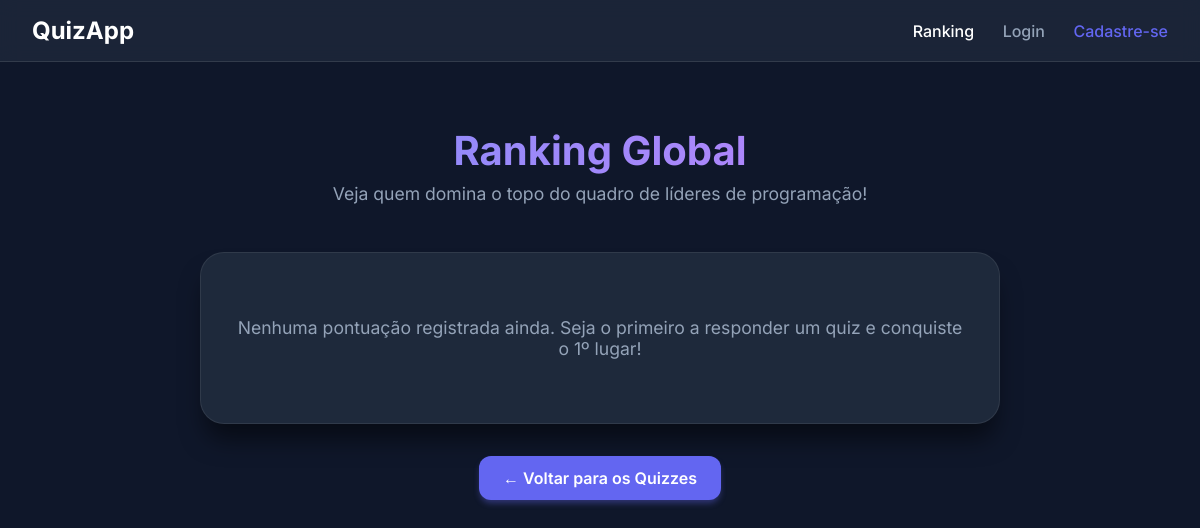
/ranking/, run on an earlier commit of the app's database.
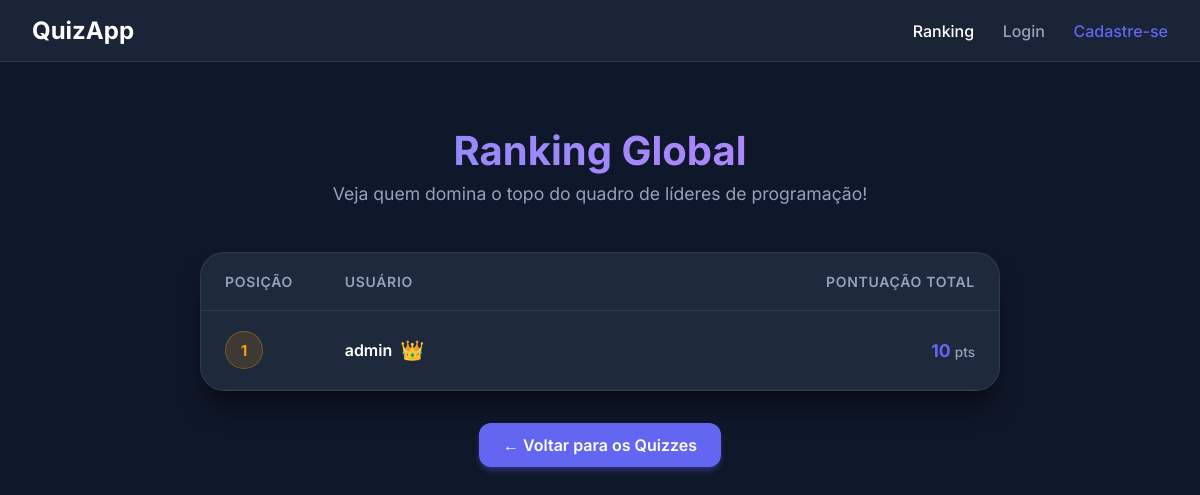
And on a later commit of the database.
### quizzes/models.py (models this page shows, shortened)
class UserScore(models.Model):
    from django.contrib.auth.models import User
    user = models.OneToOneField(User, on_delete=models.CASCADE, related_name="score_profile")
    score = models.IntegerField(default=0)

### quizzes/views.py (the view)
# urls.py: path("ranking/", views.ranking, name="ranking"),
def ranking(request):
    from .models import UserScore
    scores = UserScore.objects.select_related("user").order_by("-score")[:20]
    return render(request, "quizzes/ranking.html", {"scores": scores})

### quizzes/templates/quizzes/ranking.html (shortened to what this page needs)
<!DOCTYPE html>
<html lang="pt-br">
<head>
</head>
<body>
    <nav>
        <a href="/" class="logo">QuizApp</a>
        <div class="nav-links">
            <a href="{% url 'quizzes:ranking' %}" style="color: white;">Ranking</a>
            {% if user.is_authenticated %}
                <span>Olá, <strong>{{ user.username }}</strong></span>
                {% if user.is_staff %}
                    <a href="/admin">Painel Admin</a>
                {% endif %}
                <a href="{% url 'logout' %}">Logout</a>
            {% else %}
                <a href="{% url 'login' %}">Login</a>
                <a href="{% url 'register' %}" style="color: var(--primary)">Cadastre-se</a>
            {% endif %}
        </div>
    </nav>
    <div class="container">
        <h1>Ranking Global</h1>
        <div class="subtitle">Veja quem domina o topo do quadro de líderes de programação!</div>
        <div class="leaderboard-card">
            {% if scores %}
                <table class="leaderboard-table">
                    <thead>
                        <tr>
                            <th style="width: 15%">Posição</th>
                            <th style="width: 55%">Usuário</th>
                            <th style="width: 30%; text-align: right;">Pontuação Total</th>
                        </tr>
                    </thead>
                    <tbody>
                        {% for item in scores %}
                            <tr class="leaderboard-row">
                                <td>
                                    {% if forloop.counter == 1 %}
                                        <span class="rank-badge rank-1">1</span>
                                    {% elif forloop.counter == 2 %}
                                        <span class="rank-badge rank-2">2</span>
                                    {% elif forloop.counter == 3 %}
                                        <span class="rank-badge rank-3">3</span>
                                    {% else %}
                                        <span class="rank-badge rank-other">{{ forloop.counter }}</span>
                                    {% endif %}
                                </td>
                                <td>
                                    <div class="user-name">
                                        {{ item.user.username }}
                                        {% if forloop.counter == 1 %}
                                            <span class="trophy" title="Campeão de Ouro">👑</span>
                                        {% elif forloop.counter == 2 %}
                                            <span class="trophy" title="Desafiante de Prata">🥈</span>
                                        {% elif forloop.counter == 3 %}
                                            <span class="trophy" title="Conquistador de Bronze">🥉</span>
                                        {% endif %}
                                    </div>
                                </td>
                                <td style="text-align: right;">
                                    <span class="score-val">{{ item.score }} <span style="font-size: 0.85rem; font-weight: 500; color: var(--text-muted);">pts</span></span>
                                </td>
                            </tr>
                        {% endfor %}
                    </tbody>
                </table>
            {% else %}
                <div class="empty-msg">
                    Nenhuma pontuação registrada ainda. Seja o primeiro a responder um quiz e conquiste o 1º lugar!
                </div>
            {% endif %}
        </div>
        <div style="text-align: center;">
            <a href="/" class="btn-back">← Voltar para os Quizzes</a>
        </div>
    </div>
</body>
</html>

What changed in the data, as far as the page shows it:
added UserScore: user.username "admin", score "10"
Also different on the page:
text no longer shown: "Nenhuma pontuação registrada ainda. Seja o primeiro a responder um quiz e conquiste o 1º lugar!"
text now shown: "POSIÇÃO USUÁRIO PONTUAÇÃO TOTAL"
